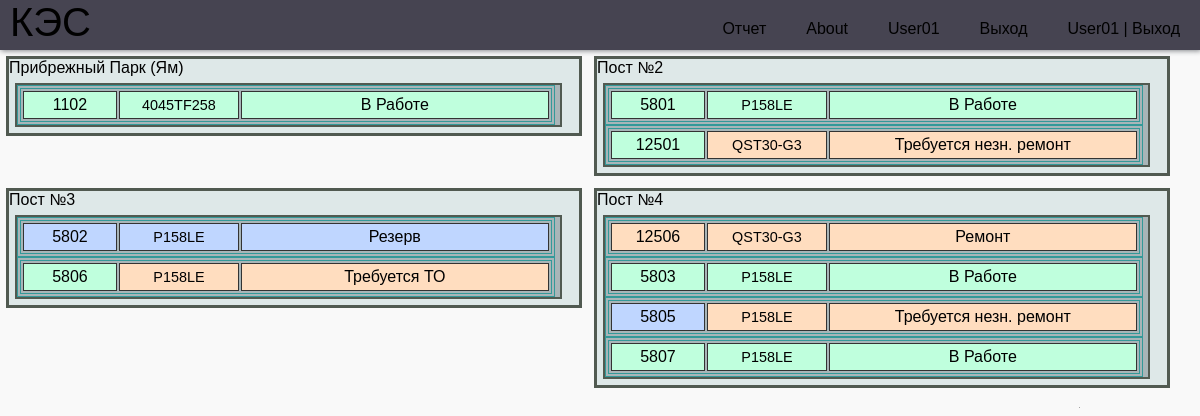
The app's page /object_kes/1/ (signed in), older data.
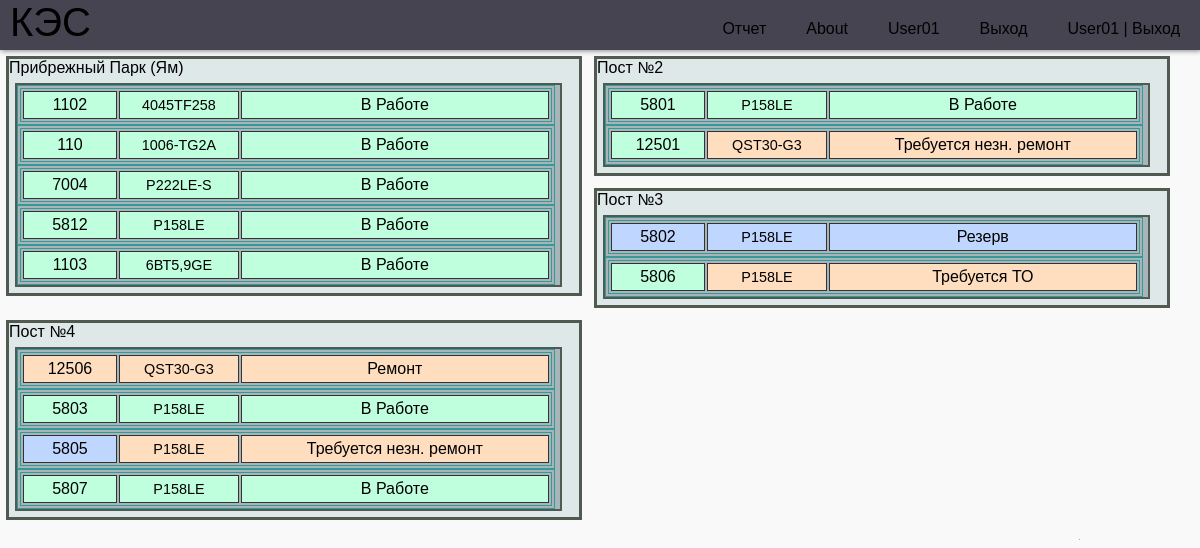
The same page, newer data.
### report/models.py (models this page shows, shortened)
class Location(models.Model):
    name = models.CharField(max_length=30)
    object_kes = models.ForeignKey(ObjectKES, on_delete=models.SET_NULL, null=True)
    operator = models.ForeignKey(get_user_model(),
                               on_delete=models.SET_NULL,
                               related_name='operator_area',
                               null=True, default=None)
    address = models.CharField(max_length=250, blank=True)
    class Meta:
        verbose_name = 'Участок'
        verbose_name_plural = 'Участок'

class CreateDGU(models.Model):
    name = models.CharField(max_length=30, verbose_name="Номер Дгу")
    maker_dvs = models.ForeignKey(Maker, on_delete=models.SET_NULL, null=True, blank=True, verbose_name="Производитель")
    long_name = models.CharField(max_length=30, null=True, blank=True, verbose_name="Название Дгу")
    post_name = models.ForeignKey(Post, on_delete=models.SET_NULL, null=True, blank=True, verbose_name="Название поста")
    dvs = models.ForeignKey(DVS, on_delete=models.SET_NULL, null=True, blank=True, verbose_name="ДВС")
    alternator = models.ForeignKey(Alternator, on_delete=models.SET_NULL, null=True, blank=True, verbose_name="Генератор")
    location = models.ForeignKey(Location, on_delete=models.SET_NULL, null=True,blank=True, verbose_name="Обьект")
    work = models.BooleanField(default=False, verbose_name='в Работе')
    status = models.ForeignKey(Status, on_delete=models.SET_NULL, null=True, verbose_name="Состояние")
    paralel = models.BooleanField(default=False, verbose_name='Паралель')
    koguch = models.BooleanField(default=False, verbose_name='Кожухное Исполнение')
    weight = models.PositiveIntegerField(null=True, blank=True, default=0, verbose_name='Вес кг')
    lsh = models.CharField(max_length=100, null=True, blank=True, verbose_name="Длинна * Ширина * Высота ")
    title = models.CharField(max_length=250, blank=True, verbose_name='Описание  проблем')
    data_to = models.DateField(blank=True, null=True,  verbose_name='Дата последнего ТО')
    motochas_to = models.PositiveIntegerField(null=True, blank=True,  verbose_name='Моточасы последнего ТО')
    interval_to = models.PositiveIntegerField(null=True, blank=True, default=300, verbose_name='Межсервисный интервал')
    narabotka = models.BooleanField(default=True, verbose_name='Наработка')
    nagruzka = models.BooleanField(default=True, verbose_name='Нагрузка')
    active = models.BooleanField(default=True, verbose_name='Активная Нагрузка')
    reactive = models.BooleanField(default=True, verbose_name='Реактивная  Нагрузка')
    full_load = models.BooleanField(default=True, verbose_name='Полная  Нагрузка')
    l1 = models.BooleanField(default=True, verbose_name='L1')
    l2 = models.BooleanField(default=True, verbose_name='L2')
    l3 = models.BooleanField(default=True, verbose_name='L3')
    dmasla = models.BooleanField(default=True, verbose_name='Давление масла')
    tog = models.BooleanField(default=True, verbose_name='Темп. Охл. Жидкости')
    akb = models.BooleanField(default=True, verbose_name='АКБ')
    primechanie = models.BooleanField(default=True, verbose_name='Примечания')
    class Meta:
        verbose_name = 'ДГУ'
        verbose_name_plural = 'ДГУ'

class DVS(models.Model):
    model_dvs = models.ForeignKey(DVSmodel, on_delete=models.SET_NULL, blank=True, null=True, verbose_name="ДВС")
    sn = models.CharField(max_length=70, blank=True, verbose_name='Серейный номер')
    engine_hours = models.IntegerField(blank=True, verbose_name="Моточасы")
    title = models.CharField(max_length=250, blank=True, verbose_name='Описание')
    class Meta:
        verbose_name = 'ДВС'
        verbose_name_plural = 'ДВС'

class DVSmodel(models.Model):
    model_dvs = models.CharField(blank=True, max_length=30, verbose_name='Модель ДВС')
    maker_dvs = models.ForeignKey(Maker, on_delete=models.SET_NULL, null=True, verbose_name="Производитель")
    power = models.IntegerField(blank=True, verbose_name="Мощьность ДВС")
    cylinders = models.IntegerField(blank=True, verbose_name="Количество цилиндров")
    volume = models.DecimalField(blank=True, null=True, max_digits=5, decimal_places=2,  verbose_name="Объем ДВС")
    weight = models.PositiveIntegerField(null=True, blank=True, default=0, verbose_name='Вес кг')
    title = models.CharField(max_length=250, blank=True, verbose_name='Описание')
    class Meta:
        verbose_name = 'Модель ДВС'
        verbose_name_plural = 'Модель ДВС'

### report/views.py (the view)
# urls.py: path("object_kes/<int:id>/", object_kes, name='object_kes'),
@login_required
def object_kes(request, id):
    dgus = CreateDGU.objects.all()
    location = Location.objects.filter(object_kes=id)
    object_kes = ObjectKES.objects.get(id=id)
    return render(request, "object_kes.html", {'dgus': dgus,
                                               'location': location, 'object_kes': object_kes})

### report/templates/object_kes.html (shortened to what this page needs)
{% extends 'base.html' %}
{% load static %}
{% block css %}
    <link rel="stylesheet" href="{% static 'style/style.css' %}">
    <link rel="stylesheet" href="{% static 'style/style_index.css' %}">
{% endblock css %}
{% block content %}
<main>
    {% for lct in location %}
        <div class="blok_1  inline">
            <p><a href="{% url 'area' lct.id %}">{{ lct.name }}</a></p>
            <div class="blok_3">
                {% for dgu in dgus %}
                    {% if lct.id == dgu.location.id %}
                    <table border="1" width="99%">
                        <tr>
                            {% if dgu.status.id == 2 %}
                                <td class="st1 dgu_status_avar"><a href="{% url 'dgu' dgu.id %}" >{{dgu.name}}</a></td>
                            {% elif  dgu.status.id == 3 %}
                                <td class="st1 dgu_status_rem"><a href="{% url 'dgu' dgu.id %}" >{{dgu.name}}</a></td>
                            {% elif not dgu.work %}
                                <td class="st1 dgu_status_res"><a href="{% url 'dgu' dgu.id %}" >{{dgu.name}}</a></td>
                            {% elif dgu.work %}
                                <td class="st1 dgu_status_rab" ><a href="{% url 'dgu' dgu.id %}" >{{dgu.name}}</a></td>
                            {% endif %}
                            {% if dgu.work and dgu.status.id == 1 %}
                                <td class="st2">{{dgu.dvs.model_dvs.model_dvs}}</td>
                            {% elif not dgu.work and dgu.status.id == 1 %}
                                <td class="st2 dgu_status_res">{{dgu.dvs.model_dvs.model_dvs}}</td>
                            {% elif dgu.status.id == 2 %}
                                <td class="st2 dgu_status_avar">{{dgu.dvs.model_dvs.model_dvs}}</td>
                            {% elif dgu.status.id == 3 %}
                                <td class="st2 dgu_status_rem">{{dgu.dvs.model_dvs.model_dvs}}</td>
                            {% elif dgu.status.id == 4 %}
                                <td class="st2 dgu_status_rem">{{dgu.dvs.model_dvs.model_dvs}}</td>
                            {% elif dgu.status.id == 5 %}
                                <td class="st2 dgu_status_rem">{{dgu.dvs.model_dvs.model_dvs}}</td>
                            {% else %}<td> </td>
                            {% endif %}
                            {% if dgu.work and dgu.status.id == 1 %}
                                <td class="st3">В Работе</td>
                            {% elif not dgu.work and dgu.status.id == 1 %}
                                <td class="st3 dgu_status_res">Резерв</td>
                            {% elif dgu.status.id == 2 %}
                                <td class="st3 dgu_status_avar">Аварийная остановка</td>
                            {% elif dgu.status.id == 3 %}
                                <td class="st3 dgu_status_rem">Ремонт</td>
                            {% elif dgu.status.id == 4 %}
                                <td class="st3 dgu_status_rem">Требуется незн. ремонт</td>
                            {% elif dgu.status.id == 5 %}
                                <td class="st3 dgu_status_rem">Требуется ТО</td>
                            {% else %}<td> </td>
                            {% endif %}
                        </tr></table>
                    {% endif %}
                {% endfor %}
            </div>
        </div>
    {% endfor %}
</main>
{% endblock content %}

Row changes from the older to the newer data that the page shows:
added CreateDGU: name "110", dvs.model_dvs.model_dvs "1006-TG2A", work "В Работе", shown under Location "Прибрежный Парк (Ям)"
added CreateDGU: name "7004", dvs.model_dvs.model_dvs "P222LE-S", work "В Работе", shown under Location "Прибрежный Парк (Ям)"
added CreateDGU: name "5812", dvs.model_dvs.model_dvs "Р158LE", work "В Работе", shown under Location "Прибрежный Парк (Ям)"
added CreateDGU: name "1103", dvs.model_dvs.model_dvs "6ВТ5,9GE", work "В Работе", shown under Location "Прибрежный Парк (Ям)"
